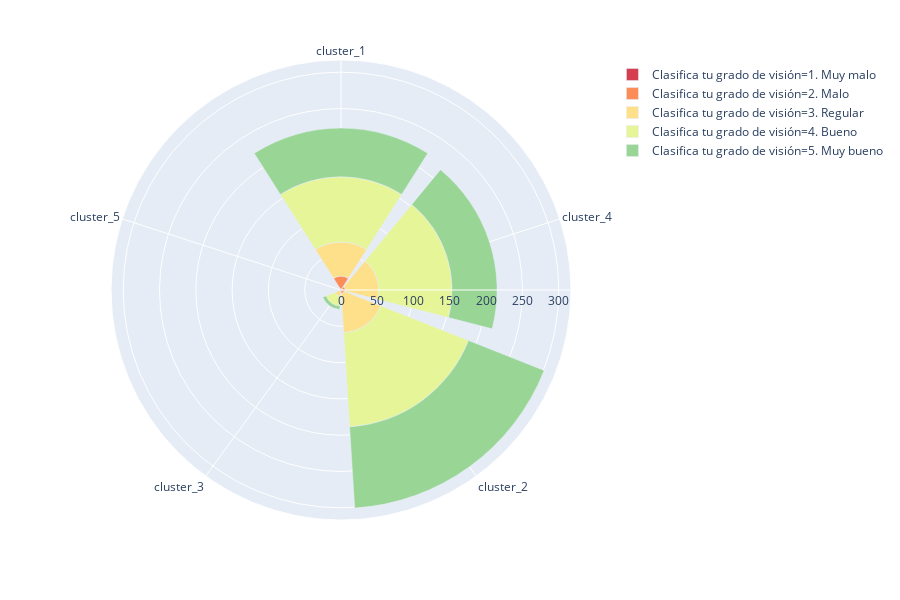
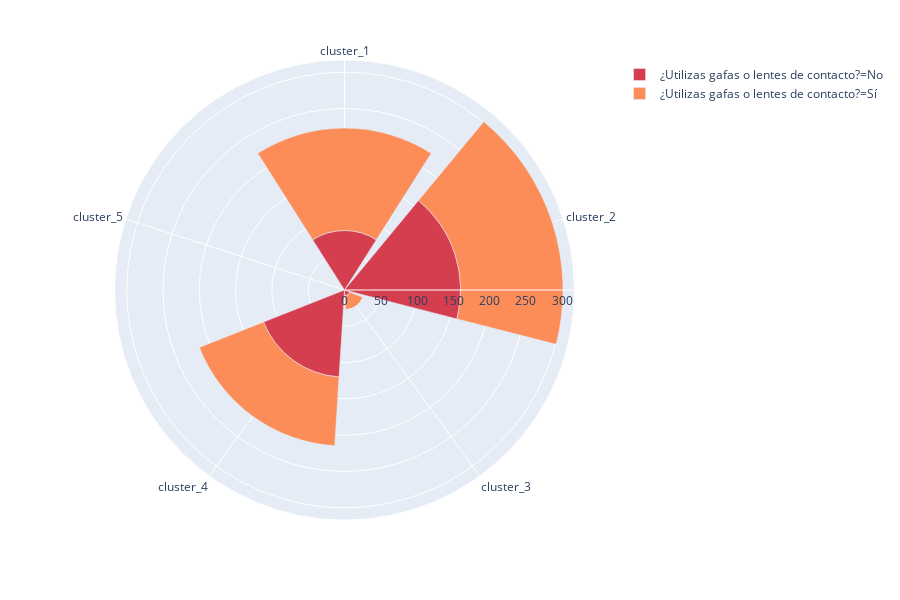
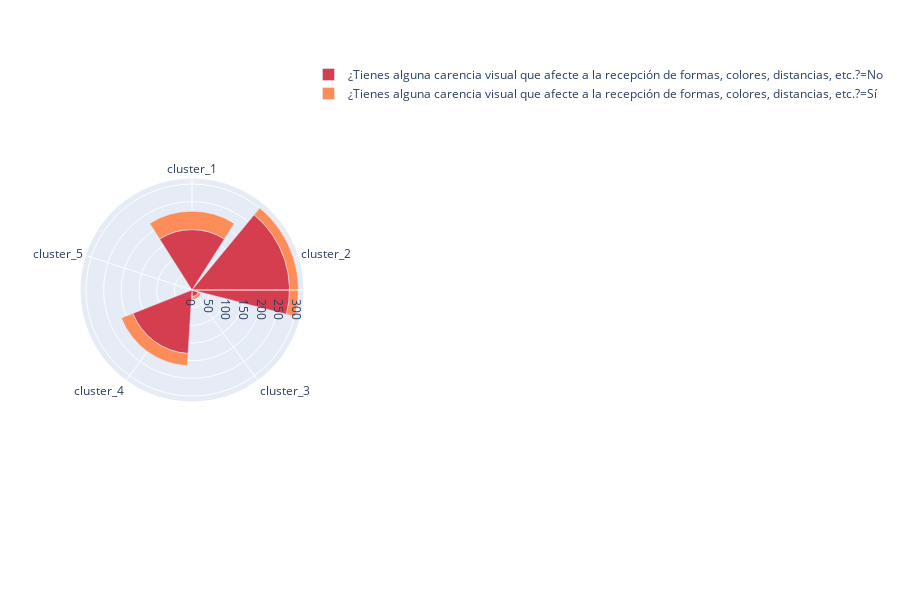
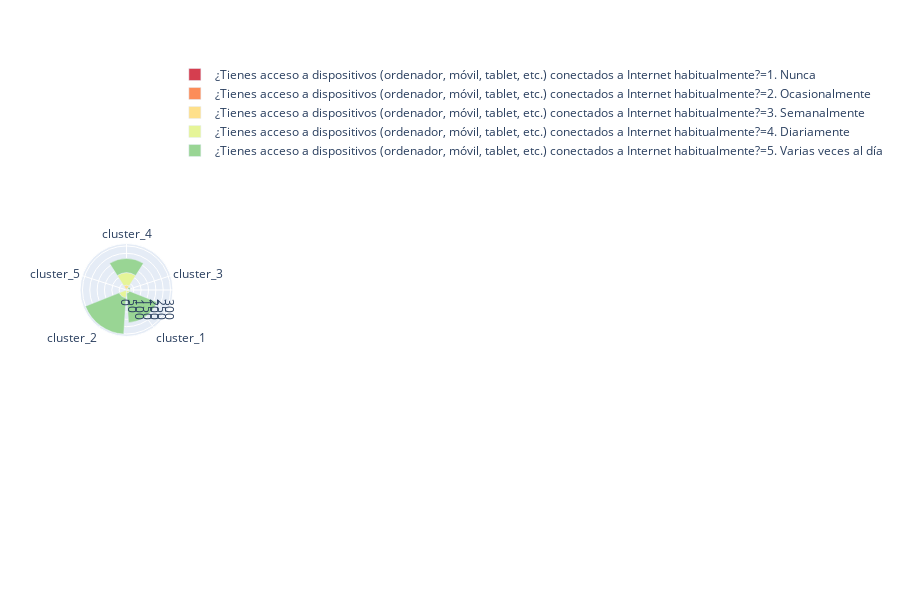

The notebook cell saved with these charts, in order:
### Code cell
compare_reception_images_by_cultural_clusters_esp(dataframe_with_clusters_esp)

### Figure 1 — Plotly figure (JSON) as saved in the notebook; plotly's stock layout.template omitted (floating-point values rounded to 4 significant figures)
{"data": [{"hovertemplate": "Clasifica tu grado de visión=1. Muy malo<br>counts=%{r}<br>cultural_cluster=%{theta}<extra></extra>", "legendgroup": "Clasifica tu grado de visión=1. Muy malo", "marker": {"color": "rgb(213,62,79)"}, "name": "Clasifica tu grado de visión=1. Muy malo", "r": [2, 2], "showlegend": true, "theta": ["cluster_1", "cluster_4"], "type": "barpolar", "uid": "eb4b4392-80d3-4b11-85ba-bcb2b3fe7a04"}, {"hovertemplate": "Clasifica tu grado de visión=2. Malo<br>counts=%{r}<br>cultural_cluster=%{theta}<extra></extra>", "legendgroup": "Clasifica tu grado de visión=2. Malo", "marker": {"color": "rgb(252,141,89)"}, "name": "Clasifica tu grado de visión=2. Malo", "r": [17, 5, 2, 4], "showlegend": true, "theta": ["cluster_1", "cluster_2", "cluster_3", "cluster_4"], "type": "barpolar", "uid": "05dca217-a8a7-453a-8dc9-f4c5e23bc793"}, {"hovertemplate": "Clasifica tu grado de visión=3. Regular<br>counts=%{r}<br>cultural_cluster=%{theta}<extra></extra>", "legendgroup": "Clasifica tu grado de visión=3. Regular", "marker": {"color": "rgb(254,224,139)"}, "name": "Clasifica tu grado de visión=3. Regular", "r": [47, 54, 7, 46, 1], "showlegend": true, "theta": ["cluster_1", "cluster_2", "cluster_3", "cluster_4", "cluster_5"], "type": "barpolar", "uid": "0896b22f-7376-4e0d-979a-15b7506a4264"}, {"hovertemplate": "Clasifica tu grado de visión=4. Bueno<br>counts=%{r}<br>cultural_cluster=%{theta}<extra></extra>", "legendgroup": "Clasifica tu grado de visión=4. Bueno", "marker": {"color": "rgb(230,245,152)"}, "name": "Clasifica tu grado de visión=4. Bueno", "r": [90, 130, 13, 101], "showlegend": true, "theta": ["cluster_1", "cluster_2", "cluster_3", "cluster_4"], "type": "barpolar", "uid": "eba4d1bf-ca9a-4a58-bb90-e1731daf6f9d"}, {"hovertemplate": "Clasifica tu grado de visión=5. Muy bueno<br>counts=%{r}<br>cultural_cluster=%{theta}<extra></extra>", "legendgroup": "Clasifica tu grado de visión=5. Muy bueno", "marker": {"color": "rgb(153,213,148)"}, "name": "Clasifica tu grado de visión=5. Muy bueno", "r": [67, 112, 5, 62], "showlegend": true, "theta": ["cluster_1", "cluster_2", "cluster_3", "cluster_4"], "type": "barpolar", "uid": "cc820c09-6b33-4a05-979e-a383b5eb82fa"}], "layout": {"barmode": "group", "barnorm": "", "height": 600, "legend": {"tracegroupgap": 0}, "margin": {"t": 60}, "polar": {"angularaxis": {"direction": "clockwise", "rotation": 90}}}}

### Figure 2 — Plotly figure (JSON) as saved in the notebook; plotly's stock layout.template omitted (floating-point values rounded to 4 significant figures)
{"data": [{"hovertemplate": "¿Utilizas gafas o lentes de contacto?=No<br>counts=%{r}<br>cultural_cluster=%{theta}<extra></extra>", "legendgroup": "¿Utilizas gafas o lentes de contacto?=No", "marker": {"color": "rgb(213,62,79)"}, "name": "¿Utilizas gafas o lentes de contacto?=No", "r": [82, 160, 8, 120], "showlegend": true, "theta": ["cluster_1", "cluster_2", "cluster_3", "cluster_4"], "type": "barpolar", "uid": "c87e8fab-c650-4af4-b9a3-f02762145cfd"}, {"hovertemplate": "¿Utilizas gafas o lentes de contacto?=Sí<br>counts=%{r}<br>cultural_cluster=%{theta}<extra></extra>", "legendgroup": "¿Utilizas gafas o lentes de contacto?=Sí", "marker": {"color": "rgb(252,141,89)"}, "name": "¿Utilizas gafas o lentes de contacto?=Sí", "r": [141, 141, 19, 95, 1], "showlegend": true, "theta": ["cluster_1", "cluster_2", "cluster_3", "cluster_4", "cluster_5"], "type": "barpolar", "uid": "f3c6f68a-fb05-4fc0-bd1f-3edc702462a7"}], "layout": {"barmode": "group", "barnorm": "", "height": 600, "legend": {"tracegroupgap": 0}, "margin": {"t": 60}, "polar": {"angularaxis": {"direction": "clockwise", "rotation": 90}}}}

### Figure 3 — Plotly figure (JSON) as saved in the notebook; plotly's stock layout.template omitted (floating-point values rounded to 4 significant figures)
{"data": [{"hovertemplate": "¿Tienes alguna carencia visual que afecte a la recepción de formas, colores, distancias, etc.?=No<br>counts=%{r}<br>cultural_cluster=%{theta}<extra></extra>", "legendgroup": "¿Tienes alguna carencia visual que afecte a la recepción de formas, colores, distancias, etc.?=No", "marker": {"color": "rgb(213,62,79)"}, "name": "¿Tienes alguna carencia visual que afecte a la recepción de formas, colores, distancias, etc.?=No", "r": [171, 276, 19, 180, 1], "showlegend": true, "theta": ["cluster_1", "cluster_2", "cluster_3", "cluster_4", "cluster_5"], "type": "barpolar", "uid": "b2964127-392a-41cc-b314-6334ea8b42d9"}, {"hovertemplate": "¿Tienes alguna carencia visual que afecte a la recepción de formas, colores, distancias, etc.?=Sí<br>counts=%{r}<br>cultural_cluster=%{theta}<extra></extra>", "legendgroup": "¿Tienes alguna carencia visual que afecte a la recepción de formas, colores, distancias, etc.?=Sí", "marker": {"color": "rgb(252,141,89)"}, "name": "¿Tienes alguna carencia visual que afecte a la recepción de formas, colores, distancias, etc.?=Sí", "r": [52, 25, 8, 35], "showlegend": true, "theta": ["cluster_1", "cluster_2", "cluster_3", "cluster_4"], "type": "barpolar", "uid": "b7aa88db-efc4-4a4a-a525-9348d7ddeee8"}], "layout": {"barmode": "group", "barnorm": "", "height": 600, "legend": {"tracegroupgap": 0}, "margin": {"t": 60}, "polar": {"angularaxis": {"direction": "clockwise", "rotation": 90}}}}

### Figure 4 — Plotly figure (JSON) as saved in the notebook; plotly's stock layout.template omitted (floating-point values rounded to 4 significant figures)
{"data": [{"hovertemplate": "¿Tienes acceso a dispositivos (ordenador, móvil, tablet, etc.) conectados a Internet habitualmente?=1. Nunca<br>counts=%{r}<br>cultural_cluster=%{theta}<extra></extra>", "legendgroup": "¿Tienes acceso a dispositivos (ordenador, móvil, tablet, etc.) conectados a Internet habitualmente?=1. Nunca", "marker": {"color": "rgb(213,62,79)"}, "name": "¿Tienes acceso a dispositivos (ordenador, móvil, tablet, etc.) conectados a Internet habitualmente?=1. Nunca", "r": [1], "showlegend": true, "theta": ["cluster_4"], "type": "barpolar", "uid": "d343a73f-6a01-4eb7-b23c-a777f04fff3b"}, {"hovertemplate": "¿Tienes acceso a dispositivos (ordenador, móvil, tablet, etc.) conectados a Internet habitualmente?=2. Ocasionalmente<br>counts=%{r}<br>cultural_cluster=%{theta}<extra></extra>", "legendgroup": "¿Tienes acceso a dispositivos (ordenador, móvil, tablet, etc.) conectados a Internet habitualmente?=2. Ocasionalmente", "marker": {"color": "rgb(252,141,89)"}, "name": "¿Tienes acceso a dispositivos (ordenador, móvil, tablet, etc.) conectados a Internet habitualmente?=2. Ocasionalmente", "r": [2, 6], "showlegend": true, "theta": ["cluster_3", "cluster_4"], "type": "barpolar", "uid": "c6e84926-359a-448b-9521-eab7f25a60d5"}, {"hovertemplate": "¿Tienes acceso a dispositivos (ordenador, móvil, tablet, etc.) conectados a Internet habitualmente?=3. Semanalmente<br>counts=%{r}<br>cultural_cluster=%{theta}<extra></extra>", "legendgroup": "¿Tienes acceso a dispositivos (ordenador, móvil, tablet, etc.) conectados a Internet habitualmente?=3. Semanalmente", "marker": {"color": "rgb(254,224,139)"}, "name": "¿Tienes acceso a dispositivos (ordenador, móvil, tablet, etc.) conectados a Internet habitualmente?=3. Semanalmente", "r": [2, 26], "showlegend": true, "theta": ["cluster_3", "cluster_4"], "type": "barpolar", "uid": "5ecb5b5c-d370-44a9-93a1-8cb7298caacd"}, {"hovertemplate": "¿Tienes acceso a dispositivos (ordenador, móvil, tablet, etc.) conectados a Internet habitualmente?=4. Diariamente<br>counts=%{r}<br>cultural_cluster=%{theta}<extra></extra>", "legendgroup": "¿Tienes acceso a dispositivos (ordenador, móvil, tablet, etc.) conectados a Internet habitualmente?=4. Diariamente", "marker": {"color": "rgb(230,245,152)"}, "name": "¿Tienes acceso a dispositivos (ordenador, móvil, tablet, etc.) conectados a Internet habitualmente?=4. Diariamente", "r": [22, 53, 11, 84], "showlegend": true, "theta": ["cluster_1", "cluster_2", "cluster_3", "cluster_4"], "type": "barpolar", "uid": "0f43f3b1-ba32-4964-b89f-d55a8806272f"}, {"hovertemplate": "¿Tienes acceso a dispositivos (ordenador, móvil, tablet, etc.) conectados a Internet habitualmente?=5. Varias veces al día<br>counts=%{r}<br>cultural_cluster=%{theta}<extra></extra>", "legendgroup": "¿Tienes acceso a dispositivos (ordenador, móvil, tablet, etc.) conectados a Internet habitualmente?=5. Varias veces al día", "marker": {"color": "rgb(153,213,148)"}, "name": "¿Tienes acceso a dispositivos (ordenador, móvil, tablet, etc.) conectados a Internet habitualmente?=5. Varias veces al día", "r": [201, 248, 12, 98, 1], "showlegend": true, "theta": ["cluster_1", "cluster_2", "cluster_3", "cluster_4", "cluster_5"], "type": "barpolar", "uid": "bd8cc9fc-baae-4479-aa66-52a0b300f8b3"}], "layout": {"barmode": "group", "barnorm": "", "height": 600, "legend": {"tracegroupgap": 0}, "margin": {"t": 60}, "polar": {"angularaxis": {"direction": "clockwise", "rotation": 90}}}}
